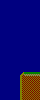

The image is a tile-based game level rendered from a .tmx file. Its description and complete source (layers, tilesets, objects, tile grids) follow:
An orthogonal 10x25 tile map with 4x4 px tiles, 1 tile layer (Capa de Patrones 1).

<map version="1.0" tiledversion="1.0.2" orientation="orthogonal" renderorder="right-down" width="10" height="25" tilewidth="4" tileheight="4" nextobjectid="1">
 <tileset firstgid="1" source="tilesetJungle.tsx" />
 <layer name="Capa de Patrones 1" width="10" height="25">
  <data encoding="csv">
12,12,12,12,12,12,12,12,12,12,
12,12,12,12,12,12,12,12,12,12,
12,12,12,12,12,12,12,12,12,12,
12,12,12,12,12,12,12,12,12,12,
12,12,12,12,12,12,12,12,12,12,
12,12,12,12,12,12,12,12,12,12,
12,12,12,12,12,12,12,12,12,12,
12,12,12,12,12,12,12,12,12,12,
12,12,12,12,12,12,12,12,12,12,
12,12,12,12,12,12,12,12,12,12,
12,12,12,12,12,12,12,12,12,12,
12,12,12,12,12,12,12,12,12,12,
12,12,12,12,12,12,12,12,12,12,
12,12,12,12,12,12,12,12,12,12,
12,12,12,12,12,12,12,12,12,12,
12,12,12,12,12,12,12,12,12,12,
12,12,12,12,12,12,12,12,12,12,
12,12,12,12,12,12,12,12,12,12,
12,12,12,12,12,7,4,4,4,4,
12,12,12,12,12,5,3,3,3,3,
12,12,12,12,12,5,3,3,3,3,
12,12,12,12,12,5,3,3,3,3,
12,12,12,12,12,5,3,3,3,3,
12,12,12,12,12,5,3,3,3,3,
12,12,12,12,12,5,3,3,3,3
</data>
 </layer>
</map>